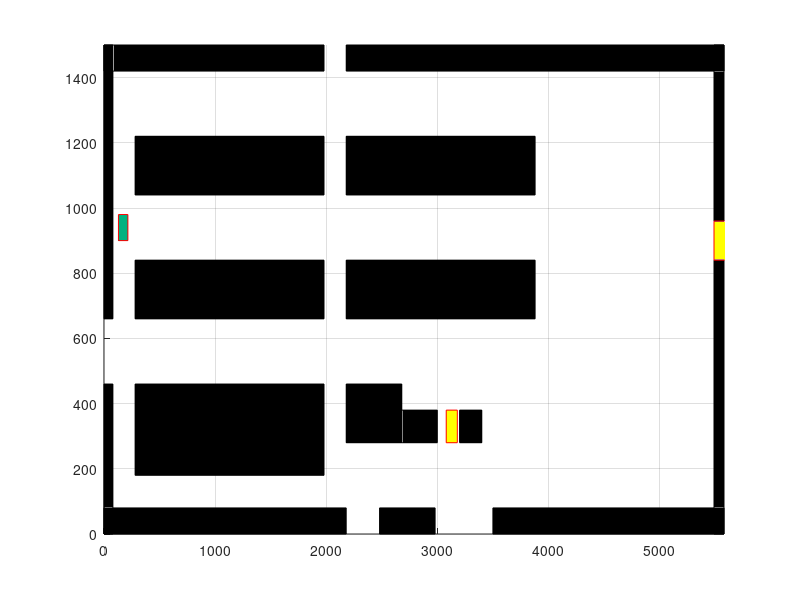

Recreate this plot in MATLAB.
% clc
% clear all
% close all

figure;
xlim([0,5580]);
ylim([0,1500]);
grid on;

rectangle('Position',[0,0,2180,80],'FaceColor',[0 0 0],'EdgeColor','k');
rectangle('Position',[2480,0,500,80],'FaceColor',[0 0 0],'EdgeColor','k');
rectangle('Position',[3500,0,2080,80],'FaceColor',[0 0 0],'EdgeColor','k');

rectangle('Position',[0,0,80,460],'FaceColor',[0 0 0],'EdgeColor','k');
rectangle('Position',[0,660,80,840],'FaceColor',[0 0 0],'EdgeColor','k');
rectangle('Position',[0,1420,1980,80],'FaceColor',[0 0 0],'EdgeColor','k');

rectangle('Position',[280,180,1700,280],'FaceColor',[0 0 0],'EdgeColor','k');
rectangle('Position',[280,660,1700,180],'FaceColor',[0 0 0],'EdgeColor','k');
rectangle('Position',[280,1040,1700,180],'FaceColor',[0 0 0],'EdgeColor','k');

rectangle('Position',[2180,660,1700,180],'FaceColor',[0 0 0],'EdgeColor','k');
rectangle('Position',[2180,1040,1700,180],'FaceColor',[0 0 0],'EdgeColor','k');
rectangle('Position',[2180,1420,3400,80],'FaceColor',[0 0 0],'EdgeColor','k');

rectangle('Position',[2180,280,500,180],'FaceColor',[0 0 0],'EdgeColor','k');
rectangle('Position',[2680,280,320,100],'FaceColor',[0 0 0],'EdgeColor','k');
rectangle('Position',[3200,280,200,100],'FaceColor',[0 0 0],'EdgeColor','k');

rectangle('Position',[5490,0,90,840],'FaceColor',[0 0 0],'EdgeColor','k');
rectangle('Position',[5490,960,90,540],'FaceColor',[0 0 0],'EdgeColor','k');

% %One way to left
% one_way_l = [280,80,1700,100];
% rectangle('Position',[280,80,1700,100],'FaceColor',[0 0.3 0.7],'EdgeColor','r');

% Initial state
% rectangle('Position',[2050,1400,85,80],'FaceColor',[0 0.7 0.5],'EdgeColor','r');
rectangle('Position',[130,900,85,80],'FaceColor',[0 0.7 0.5],'EdgeColor','r');
% rectangle('Position',[2300,95,85,80],'FaceColor',[0 0.7 0.5],'EdgeColor','r');

% Goal 1
rectangle('Position',[3080,280,100,100],'FaceColor',[1 1 0],'EdgeColor','r');

% Goal 2
rectangle('Position',[5490,840,100,120],'FaceColor',[1 1 0],'EdgeColor','r');
